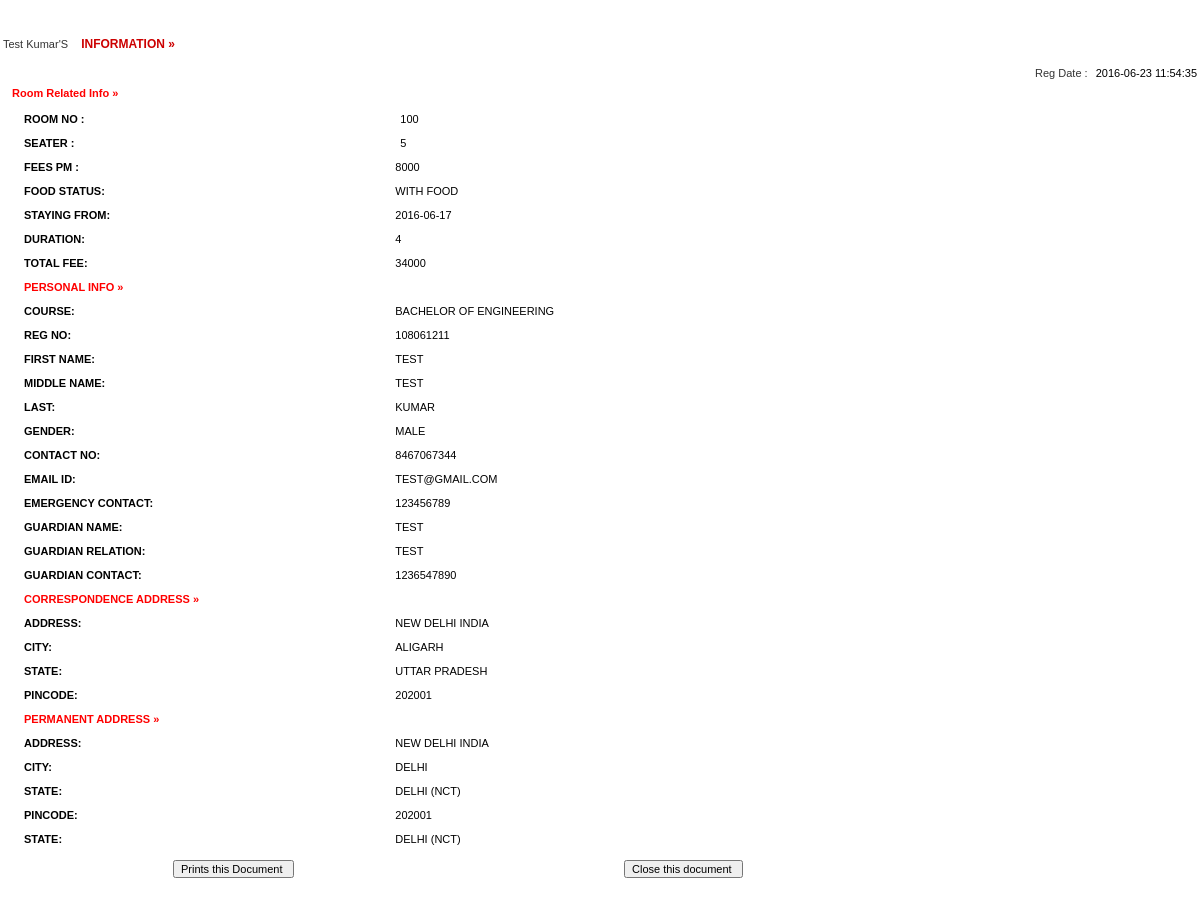
Screenshot of /admin/full-profile.php?id=7 with the database file from the repository.
### tables this page shows
CREATE TABLE registration (
  id int(11) NOT NULL,
  roomno int(11) DEFAULT NULL,
  seater int(11) DEFAULT NULL,
  feespm int(11) DEFAULT NULL,
  foodstatus int(11) DEFAULT NULL,
  stayfrom date DEFAULT NULL,
  duration int(11) DEFAULT NULL,
  course varchar(500) DEFAULT NULL,
  regno int(11) DEFAULT NULL,
  firstName varchar(500) DEFAULT NULL,
  middleName varchar(500) DEFAULT NULL,
  lastName varchar(500) DEFAULT NULL,
  gender varchar(250) DEFAULT NULL,
  contactno bigint(11) DEFAULT NULL,
  emailid varchar(500) DEFAULT NULL,
  egycontactno bigint(11) DEFAULT NULL,
  guardianName varchar(500) DEFAULT NULL,
  guardianRelation varchar(500) DEFAULT NULL,
  guardianContactno bigint(11) DEFAULT NULL,
  corresAddress varchar(500) DEFAULT NULL,
  corresCIty varchar(500) DEFAULT NULL,
  corresState varchar(500) DEFAULT NULL,
  corresPincode int(11) DEFAULT NULL,
  pmntAddress varchar(500) DEFAULT NULL,
  pmntCity varchar(500) DEFAULT NULL,
  pmnatetState varchar(500) DEFAULT NULL,
  pmntPincode int(11) DEFAULT NULL,
  postingDate timestamp NULL DEFAULT CURRENT_TIMESTAMP,
  updationDate varchar(500) DEFAULT NULL
);

### admin/full-profile.php (the view, shortened to what this page needs)
<?php
$con = mysqli_connect(DB_SERVER,DB_USER,DB_PASS,DB_NAME);
?>
<!DOCTYPE html PUBLIC "-//W3C//DTD XHTML 1.0 Transitional//EN" "http://www.w3.org/TR/xhtml1/DTD/xhtml1-transitional.dtd">
<html xmlns="http://www.w3.org/1999/xhtml">
<head>
<link href="style.css" rel="stylesheet" type="text/css" />
<link href="hostel.css" rel="stylesheet" type="text/css">
</head>
<body>
<table width="100%" border="0">
<?php
		 $ret= mysqli_query($con,"SELECT * FROM registration where id = '".$_GET['id']."'");
			while($row=mysqli_fetch_array($ret))
			{
			?>
			<tr>
			  <td colspan="2" align="center" class="font1">&nbsp;</td>
  </tr>
			<tr>
			  <td colspan="2" align="center" class="font1">&nbsp;</td>
  </tr>
			<tr>
			  <td colspan="2"  class="font"><?php echo ucfirst($row['firstName']);?> <?php echo ucfirst($row['lastName']);?>'S <span class="font1"> information &raquo;</span> </td>
  </tr>
			<tr>
			  <td colspan="2"  class="font">&nbsp;&nbsp;&nbsp;&nbsp;&nbsp;&nbsp;&nbsp;&nbsp;&nbsp;&nbsp;&nbsp;&nbsp;
		      <div align="right">Reg Date : <span class="comb-value"><?php echo $row['postingDate'];?></span></div></td>
  </tr>
			<tr>
			  <td colspan="2"  class="heading" style="color: red;">Room Related Info &raquo; </td>
  </tr>
			<tr>
			  <td colspan="2"  class="font1"><table width="100%" border="0">
                <tr>
                  <td width="32%" valign="top" class="heading">Room no : </td>
                      <td class="comb-value1"><span class="comb-value"><?php echo $row['roomno'];?></span></td>
                    </tr>
                  <tr>
                  <td width="22%" valign="top" class="heading">Seater : </td>
                      <td class="comb-value1"><span class="comb-value"><?php echo $row['seater'];?></span></td>
                    </tr>
                    <tr>
                    <td width="12%" valign="top" class="heading">Fees PM : </td>
                      <td class="comb-value1"><?php echo $fpm=$row['feespm'];?></td>
                    </tr>
                     <tr>
                    <td width="12%" valign="top" class="heading">Food Status: </td>
                      <td class="comb-value1"><?php if($row['foodstatus']==0)
{
  echo "Without Food";
}
else
{
  echo "With Food";
}
                      ;?></td>
                    </tr>
                    <tr>
                    <td width="12%" valign="top" class="heading">Staying From: </td>
                      <td class="comb-value1"><?php echo $row['stayfrom'];?></td>
                    </tr>
                    <tr>
                    <td width="12%" valign="top" class="heading">Duration: </td>
                      <td class="comb-value1"><?php echo $dr=$row['duration'];?></td>
                    </tr>
                    <tr>
                    <td width="12%" valign="top" class="heading">Total Fee: </td>
                      <td class="comb-value1">
                      <?php if($row['foodstatus']==1)
                      {
                        $fd=2000;
                        echo (($dr*$fpm)+$fd);
                      }
                        else
                        {
                          echo $dr*$fpm;
                        }
                      ?></td>
                    </tr>
  <tr>
   <td colspan="2" align="left"  class="heading" style="color: red;">Personal Info &raquo; </td>
  </tr>
<tr>
<td width="12%" valign="top" class="heading">Course: </td>
<td class="comb-value1"><?php echo $row['course'];?></td>
</tr>
<tr>
<td width="12%" valign="top" class="heading">Reg no: </td>
<td class="comb-value1"><?php echo $row['regno'];?></td>
</tr>
<tr>
<td width="12%" valign="top" class="heading">First Name: </td>
<td class="comb-value1"><?php echo $row['firstName'];?></td>
</tr>
<tr>
<td width="12%" valign="top" class="heading">Middle name: </td>
<td class="comb-value1"><?php echo $row['middleName'];?></td>
</tr>
<tr>
<td width="12%" valign="top" class="heading">Last: </td>
<td class="comb-value1"><?php echo $row['lastName'];?></td>
</tr>
<tr>
<td width="12%" valign="top" class="heading">Gender: </td>
<td class="comb-value1"><?php echo $row['gender'];?></td>
</tr>
<tr>
<td width="12%" valign="top" class="heading">Contact No: </td>
<td class="comb-value1"><?php echo $row['contactno'];?></td>
</tr>
<tr>
<td width="12%" valign="top" class="heading">Email id: </td>
<td class="comb-value1"><?php echo $row['emailid'];?></td>
</tr>
<tr>
<td width="12%" valign="top" class="heading">Emergency Contact: </td>
<td class="comb-value1"><?php echo $row['egycontactno'];?></td>
</tr>
<tr>
<td width="12%" valign="top" class="heading">Guardian Name: </td>
<td class="comb-value1"><?php echo $row['guardianName'];?></td>
</tr>
<tr>
<td width="12%" valign="top" class="heading">Guardian Relation: </td>
<td class="comb-value1"><?php echo $row['guardianRelation'];?></td>
</tr>
<tr>
<td width="12%" valign="top" class="heading">Guardian Contact: </td>
<td class="comb-value1"><?php echo $row['guardianContactno'];?></td>
</tr>
<tr>
        <td colspan="2"  class="heading" style="color: red;">Correspondence Address  &raquo; </td>
  </tr>
<tr>
<td width="12%" valign="top" class="heading">Address: </td>
<td class="comb-value1"><?php echo $row['corresAddress'];?></td>
</tr>
<tr>
<td width="12%" valign="top" class="heading">City: </td>
<td class="comb-value1"><?php echo $row['corresCIty'];?></td>
</tr>
<tr>
<td width="12%" valign="top" class="heading">State: </td>
<td class="comb-value1"><?php echo $row['corresState'];?></td>
</tr>
<tr>
<td width="12%" valign="top" class="heading">Pincode: </td>
<td class="comb-value1"><?php echo $row['corresPincode'];?></td>
</tr>
<tr>
        <td colspan="2"  class="heading" style="color: red;">Permanent Address  &raquo; </td>
  </tr>
<tr>
<td width="12%" valign="top" class="heading">Address: </td>
<td class="comb-value1"><?php echo $row['pmntAddress'];?></td>
</tr>
<tr>
<td width="12%" valign="top" class="heading">City: </td>
<td class="comb-value1"><?php echo $row['pmntCity'];?></td>
</tr>
<tr>
<td width="12%" valign="top" class="heading">State: </td>
<td class="comb-value1"><?php echo $row['pmnatetState'];?></td>
</tr>
<tr>
<td width="12%" valign="top" class="heading">Pincode: </td>
<td class="comb-value1"><?php echo $row['pmntPincode'];?></td>
</tr>
<tr>
<td width="12%" valign="top" class="heading">State: </td>
<td class="comb-value1"><?php echo $row['pmnatetState'];?></td>
</tr>
<?php } ?>
                  </table></td>
                </tr>
                  </table></td>
  <tr>
    <td colspan="2" align="right" ><form id="form1" name="form1" method="post" action="">
      <table width="100%" border="0" cellpadding="0" cellspacing="0">
        <tr>
          <td width="14%">&nbsp;</td>
          <td width="35%" class="comb-value"><label>
            <input name="Submit" type="submit" class="txtbox4" value="Prints this Document " onClick="return f3();" />
          </label></td>
          <td width="3%">&nbsp;</td>
          <td width="26%"><label>
            <input name="Submit2" type="submit" class="txtbox4" value="Close this document " onClick="return f2();"  />
          </label></td>
          <td width="8%">&nbsp;</td>
          <td width="14%">&nbsp;</td>
        </tr>
      </table>
        </form>    </td>
  </tr>
</body>
</html>

### admin/css/style.css (style rules this page uses)
html { font-size: 14px; }
@media only screen and (min-width: 480px) { html { font-size: 17px; } }
@media only screen and (min-width: 768px) { html { font-size: 14px; } }
body { font-size: 1em; }

### admin/hostel.css (style rules this page uses)
body { margin-left: 0px; margin-top: 0px; margin-right: 0px; margin-bottom: 0px;font:11px Verdana,Arial; }
.heading { font-family: Verdana, Arial, Helvetica, sans-serif; font-size: 11px; font-weight: bold; color:#000000; padding-bottom:5px; padding-top:5px; padding-left:10px; text-decoration: none; }
.comb-value { font-family: Arial, Helvetica, sans-serif; font-size: 11px; color: #000000; text-decoration: none; padding-bottom:5px; padding-left:5px; padding-top:5px; }
.font1 { font-family:Verdana, Arial, Helvetica, sans-serif; font-size:12px; font-weight:800; color:#CC0000; text-transform:uppercase; padding-left:10px; padding-top:0px; }
.txtbox4 { font-family: Arial, Helvetica, sans-serif; font-size: 11px; color: #000000; }
.comb-value1 { font-family: Arial, Helvetica, sans-serif; font-size: 11px; color: #000000; text-decoration: none; padding-bottom:2px; padding-left:2px; padding-top:2px; }
.font { font-family:Verdana, Arial, Helvetica, sans-serif; font-size:11px; color:#333333; text-decoration:none; }

### rows the page displays
registration: firstName "Test", lastName "Kumar", postingDate "2016-06-23 11:54:35", roomno "100", seater "5", feespm "8000", shows "WITH FOOD", stayfrom "2016-06-17", duration "4", ($dr*$fpm)+$fd "34000", course "BACHELOR OF ENGINEERING", regno "108061211", firstName "TEST", middleName "TEST", lastName "KUMAR", gender "MALE", contactno "8467067344", emailid "TEST@GMAIL.COM", egycontactno "123456789", guardianName "TEST", guardianRelation "TEST", guardianContactno "1236547890", corresAddress "NEW DELHI INDIA", corresCIty "ALIGARH", corresState "UTTAR PRADESH", corresPincode "202001", pmntAddress "NEW DELHI INDIA", pmntCity "DELHI", pmnatetState "DELHI (NCT)", pmntPincode "202001"
